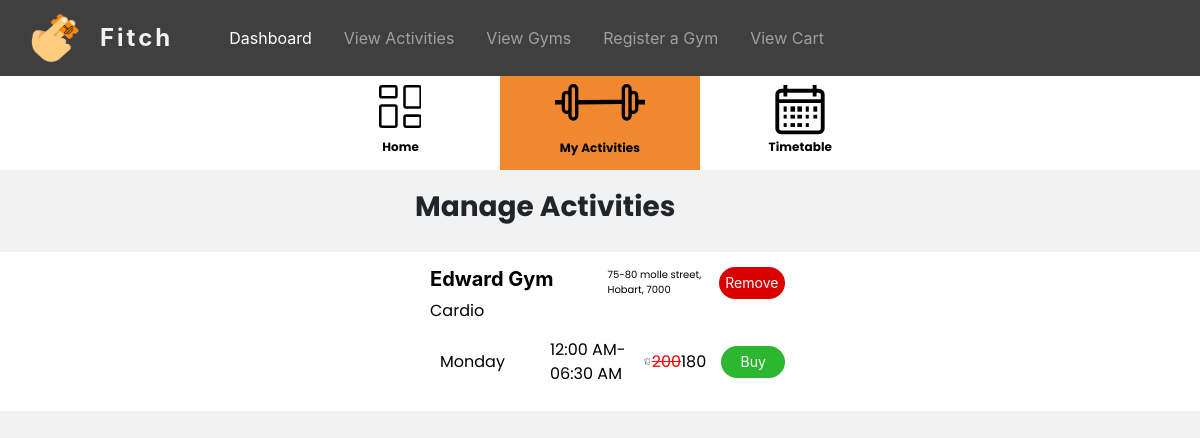
The app's page /User/MyActivity (signed in) with its own data.
### tables this page shows
CREATE TABLE `gym_activity_timetable` (
  `id` int(11) NOT NULL,
  `activity_id` int(11) NOT NULL,
  `gym_id` int(11) NOT NULL,
  `day` varchar(255) NOT NULL,
  `time` varchar(255) NOT NULL,
  `sale_percentage` int(20) DEFAULT NULL
);

### app/libraries/Core.php (called while the page is built, shortened)
<?php
class Core
{
  protected $currentMethod = 'index';
  public function __construct()
  {
    $url = $this->getUrl();
    if (file_exists('../app/controllers/' . ucwords($url[0]) . '.php')) {
      unset($url[0]);
    }
    $this->currentController = new $this->currentController;
    if (isset($url[1])) {
      if (method_exists($this->currentController, $url[1])) {
        $this->currentMethod = $url[1];
        unset($url[1]);
      }
    }
    $this->params = $url ? array_values($url) : [];
    call_user_func_array([$this->currentController, $this->currentMethod], $this->params);
  }
  public function getUrl()
  {
    if (isset($_GET['url'])) {
      $url = rtrim($_GET['url'], '/');
      $url = filter_var($url, FILTER_SANITIZE_URL);
      $url = explode('/', $url);
      return $url;
    }
  }
}

### public/index.php (called while the page is built, shortened)
<?php
  $init = new Core;

### app/libraries/Database.php (called while the page is built, shortened)
<?php
class Database
{
  private $host = DB_HOST;
  private $user = DB_USER;
  private $pass = DB_PASS;
  private $dbname = DB_NAME;
  private $dbh;
  private $stmt;
  public function __construct()
  {
    $dsn = 'mysql:host=' . $this->host . ';dbname=' . $this->dbname;
    $options = array(
      PDO::ATTR_PERSISTENT => true,
      PDO::ATTR_ERRMODE => PDO::ERRMODE_EXCEPTION
    );
    try {
      $this->dbh = new PDO($dsn, $this->user, $this->pass, $options);
    } catch (PDOException $e) {
      $this->error = $e->getMessage();
      echo $this->error;
    }
  }
  public function query($sql)
  {
    $this->stmt = $this->dbh->prepare($sql);
  }
  public function bind($param, $value, $type = null)
  {
    if (is_null($type)) {
      switch (true) {
        default:
          $type = PDO::PARAM_STR;
      }
    }
    $this->stmt->bindValue($param, $value, $type);
  }
  public function execute()
  {
    return $this->stmt->execute();
  }
  public function resultSet()
  {
    $this->execute();
    return $this->stmt->fetchAll(PDO::FETCH_OBJ);
  }
}

### app/models/userModel.php (called while the page is built, shortened)
<?php
class userModel
{
  private $db;
  public function __construct()
  {
    $this->db = new Database;
  }
  public function manageActivitiesList($data)
  {
    $this->db->query('SELECT DISTINCT gym_activity_timetable.day, gym_activity_timetable.id, gym_activity_timetable.sale_percentage, gym_activity_timetable.time, users_activity.activity_id, gym_activity.activity_name, gym_activity.category,gym_activity.sessions_per_week, gym_activity.max_capacity, gym_activity.credit, gym_activity.description, gym_information.gym_address, gym_information.gym_name, gym_information.gym_id
    FROM users_activity
    INNER JOIN gym_activity_timetable ON users_activity.activity_id = gym_activity_timetable.activity_id
    Inner join gym_activity ON users_activity.activity_id = gym_activity.id
    INNER JOIN gym_information ON users_activity.gym_id = gym_information.gym_id
    where users_activity.user_id = :user_id');
    $this->db->bind(':user_id', $data['user_id']);
    $row = $this->db->resultSet();
    if ($this->db->rowCount() > 0) {
      return $row;
    }
  }
}

### app/views/User/myactivity.php (the view, shortened to what this page needs)
<?php require APPROOT . '/views/User/dashboardmenu.php'; ?>
<div class="d-flex justify-content-center" style="margin-top: 20px;">
    <div class="col-sm-12 col-lg-6 col-xl-4">
        <h3><b>Manage Activities</b></h3>
    </div>
</div>
<?php
if (!empty($data['myActivity'])) {
    $flag = true;
    $current = NULL;
    $sale_credit_1 = NULL;
    foreach ($data['myActivity'] as $single) {
        if ($current == $single->activity_id) {
            $flag = false;
            echo '
                <div class="row" style="margin-top:10px; padding-left:10px;">
                    <div class="col-4 align-self-center" style="padding-right:0px;">
                        <p style="font-size:16px; margin-bottom:0px">' . $single->day . '</p>
                    </div>
                    <div class="col-3 align-self-center" style="padding:0px;">
                        <p style="font-size:16px; margin-bottom:0px">' . $single->time . '</p>
                    </div>
                    <div class="col-2 text-right align-self-center" style="padding:0px;">
                        <div style="display:flex; flex-direction:row; align-items:center; justify-content: flex-end;">
                            <svg xmlns="http://www.w3.org/2000/svg" width="14.95" height="17.07" viewBox="0 0 14.95 17.07">
                                <g id="ticket_1_" data-name="ticket (1)" transform="matrix(0.105, -0.995, 0.995, 0.105, -0.141, 15.662)">
                                    <path id="Path_63" data-name="Path 63" d="M14.488,9.434H1.685A1.687,1.687,0,0,1,0,7.749V6.4a.337.337,0,0,1,.337-.337H.674a1.348,1.348,0,0,0,0-2.7H.337A.337.337,0,0,1,0,3.032V1.685A1.687,1.687,0,0,1,1.685,0h12.8a1.687,1.687,0,0,1,1.685,1.685V3.032a.337.337,0,0,1-.337.337H15.5a1.348,1.348,0,0,0,0,2.7h.337a.337.337,0,0,1,.337.337V7.749A1.686,1.686,0,0,1,14.488,9.434ZM.674,6.739V7.749A1.012,1.012,0,0,0,1.685,8.76h12.8A1.012,1.012,0,0,0,15.5,7.749V6.739h0a2.022,2.022,0,0,1,0-4.043V1.685A1.012,1.012,0,0,0,14.488.674H1.685A1.012,1.012,0,0,0,.674,1.685V2.7a2.022,2.022,0,1,1,0,4.043Z" transform="translate(0 4.04)" />
                                    <path id="Path_64" data-name="Path 64" d="M.337,1.348A.337.337,0,0,1,0,1.011V.337a.337.337,0,1,1,.674,0v.674A.337.337,0,0,1,.337,1.348Z" transform="translate(5.391 4.04)" />
                                    <path id="Path_65" data-name="Path 65" d="M.337,4.664A.337.337,0,0,1,0,4.327V3.188a.337.337,0,1,1,.674,0v1.14A.336.336,0,0,1,.337,4.664Zm0-2.85A.337.337,0,0,1,0,1.477V.337a.337.337,0,0,1,.674,0v1.14A.337.337,0,0,1,.337,1.814Z" transform="translate(5.391 6.425)" />
                                    <path id="Path_66" data-name="Path 66" d="M.337,1.348A.337.337,0,0,1,0,1.011V.337a.337.337,0,1,1,.674,0v.674A.337.337,0,0,1,.337,1.348Z" transform="translate(5.391 12.126)" />
                                    <path id="Path_67" data-name="Path 67" d="M.337,4.714a.337.337,0,0,1-.118-.652l10.714-4a1.029,1.029,0,0,1,1.311.622l1.215,3.586a.337.337,0,0,1-.638.216L11.606.9a.345.345,0,0,0-.437-.208l-10.714,4a.325.325,0,0,1-.117.022Z" transform="translate(1.348 0)" />
                                </g>
                            </svg>
                            <p style="font-size:16px; margin-bottom:0px; margin-left:2px;">'; if($single->sale_percentage != NULL){
                                $sale_credit_1 = $single->credit - ($single->sale_percentage / 100 * $single->credit);
                            } if($sale_credit_1 != NULL) { echo "<del style='color:red'>".$single->credit. "</del>".$sale_credit_1; } else { echo $single->credit; } echo '</p>
                        </div>
                    </div>
                    <div class="col-3 text-right align-self-center">
                    <a href = "' . URLROOT . '/User/allocation/' . $single->id . '" style ="text-decoration:none;"> <button class="myactivity-buy-btn">Buy</button></a>
                    </div>
                    <div class="col text-left">
                        <div class="line-separator" style="margin-top:10px;"></div>
                    </div>
                </div>';
        } else {
            $flag = true;
            $sale_credit_2 = NULL;
        }
        if ($flag == true) {
            $current = $single->activity_id;
            echo '
                <div class="d-flex justify-content-center" style="margin-top:20px;  background-color: white;">
                <div class="col-sm-12 col-lg-6 col-xl-4" style="padding-right:0px;">
                <div class="card-container">
                    <div class="row">
                        <div class="col-6 text-left" style="padding-right: 0px;">
                            <span style="text-transform: capitalize;"><h5><b>' . $single->gym_name . '</b></h5></span>
                        </div>
                        <div class="col-3 text-left" style="padding: 0px;">
                            <p style="font-size:10px; margin-bottom:0px">' . $single->gym_address . '</p>
                        </div>
                        <div class="col-3 text-right">
                        <a style="text-decoration:none" href = "' . URLROOT . '/User/removeActivity/' . $single->activity_id . '"> <button class="myactivity-remove-btn">Remove</button></a>
                        </div>
                    </div>
                    <div class="row">
                        <div class="col text-left">
                            <p style="margin-bottom:5px; text-transform: capitalize;">' . $single->category . '</p>
                        </div>
                    </div>
                    <div class="row" style="margin-top:10px; padding-left:10px;">
                        <div class="col-4 align-self-center" style="padding-right:0px;">
                            <p style="font-size:16px; margin-bottom:0px; text-transform: capitalize;">' . $single->day . '</p>
                        </div>
                        <div class="col-3 align-self-center" style="padding:0px;">
                            <p style="font-size:16px; margin-bottom:0px;">' . $single->time . '</p>
                        </div>
                        <div class="col-2 text-right align-self-center" style="padding:0px;">
                            <div style="display:flex; flex-direction:row; align-items:center; justify-content: flex-end;">
                                <p style="font-size:16px; margin-bottom:0px; margin-left:2px;">'; if($single->sale_percentage != NULL){
                                    $sale_credit_2 = $single->credit - ($single->sale_percentage / 100 * $single->credit);
                                } if($sale_credit_2 != NULL) { echo "<del style='color:red'>".$single->credit. "</del>".$sale_credit_2; } else { echo $single->credit; } echo '</p>
                            </div>
                        </div>
                        <div class="col-3 text-right align-self-center">
                        <a href = "' . URLROOT . '/User/allocation/' . $single->id . '" style ="text-decoration:none;"> <button class="myactivity-buy-btn">Buy</button></a>
                        </div>
                        <div class="col text-left">
                            <div class="line-separator" style="margin-top:10px;"></div>
                        </div>
                    </div>
                ';
        }
    }
}
?>
</div>
</div>
</div>

### public/css/style.css (style rules this page uses)
body { padding-top: 65px; }
h3 { font-family: "Poppins", sans-serif; }
p { font-family: "Poppins", sans-serif; }
* { margin: 0; padding: 0; }
body { background-color: #f2f2f2; }

### app/views/User/myactivity.php (style rules this page uses)
.card-container { padding: 15px; align-items: center; color: black; background-color: white; border-radius: 0px; margin: 0px; }
.myactivity-remove-btn { width: 100%; max-width: 100px; height: 32px; border-radius: 24px; border-style: none; color: white; background-color: #DA0000; font-size: 14px; }
.myactivity-buy-btn { width: 100%; max-width: 100px; height: 32px; border-radius: 24px; border-style: none; color: white; background-color: #2BB730; font-size: 14px; }

### records on screen
gym_activity_timetable: gym_name "Edward Gym", gym_address "75-80 molle street, Hobart, 7000", category "Cardio", day "Monday", time "12:00 AM-06:30 AM", credit "200", sale_credit_2 "180"
